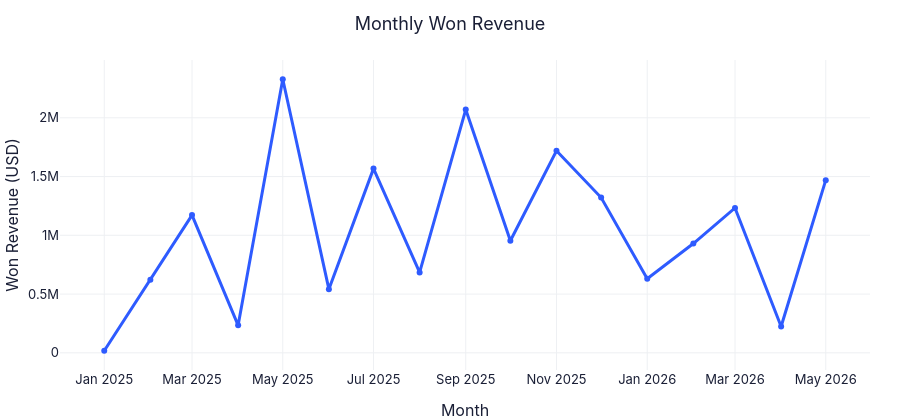

The notebook cell this image was saved under:
### Markdown cell above
### 1.2 Revenue trend by month

### Code cell
trend = con.execute("""
SELECT
    DATE_TRUNC('month', CloseDate)::DATE AS month,
    SUM(Amount) FILTER (WHERE Stage = '06 - Closed Won') AS won_revenue,
    COUNT(*)    FILTER (WHERE Stage = '06 - Closed Won') AS won_count
FROM Opportunities
WHERE CloseDate >= '2025-01-01' AND CloseDate < '2026-06-01'
GROUP BY 1
ORDER BY 1
""").df()

fig = px.line(trend, x='month', y='won_revenue', markers=True, height=420,
              title='Monthly Won Revenue',
              labels={'month': 'Month', 'won_revenue': 'Won Revenue (USD)'})
fig.update_traces(line=dict(width=3))
fig.update_layout(hovermode='x unified')
fig.show()

### Figure 1 — Plotly figure (JSON) as saved in the notebook; plotly's stock layout.template omitted (floating-point values rounded to 4 significant figures)
{"data": [{"hovertemplate": "Month=%{x}<br>Won Revenue (USD)=%{y}<extra></extra>", "legendgroup": "", "line": {"color": "#2E5BFF", "dash": "solid", "width": 3}, "marker": {"symbol": "circle"}, "mode": "lines+markers", "name": "", "orientation": "v", "showlegend": false, "type": "scatter", "x": ["2025-01-01T00:00:00.000000", "2025-02-01T00:00:00.000000", "2025-03-01T00:00:00.000000", "2025-04-01T00:00:00.000000", "2025-05-01T00:00:00.000000", "2025-06-01T00:00:00.000000", "2025-07-01T00:00:00.000000", "2025-08-01T00:00:00.000000", "2025-09-01T00:00:00.000000", "2025-10-01T00:00:00.000000", "2025-11-01T00:00:00.000000", "2025-12-01T00:00:00.000000", "2026-01-01T00:00:00.000000", "2026-02-01T00:00:00.000000", "2026-03-01T00:00:00.000000", "2026-04-01T00:00:00.000000", "2026-05-01T00:00:00.000000"], "xaxis": "x", "y": [17700.0, 620900.0, 1172000.0, 234200.0, 2328000.0, 541700.0, 1568000.0, 684000.0, 2070000.0, 954000.0, 1720000.0, 1321000.0, 629900.0, 929900.0, 1233000.0, 224500.0, 1469000.0], "yaxis": "y"}], "layout": {"height": 420, "hovermode": "x unified", "legend": {"tracegroupgap": 0}, "title": {"text": "Monthly Won Revenue"}, "xaxis": {"anchor": "y", "domain": [0.0, 1.0], "title": {"text": "Month"}}, "yaxis": {"anchor": "x", "domain": [0.0, 1.0], "title": {"text": "Won Revenue (USD)"}}}}
